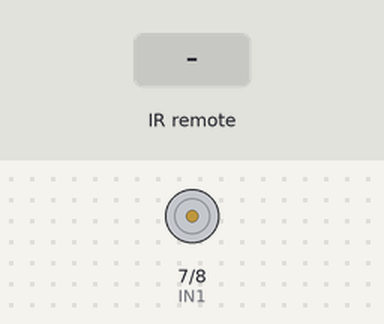
Recording of a sketch running on a simulated Arduino Uno, built with avr-gcc and run on an emulated ATmega328P. Shown: motor-driver pin pairs drawn as motors (green arrow = first pin HIGH = forward, orange = second pin HIGH = backward, longer = more drive, scaled by the enable pin). The inputs (shaded band) are chosen by the test bench.

Above: at 1.2 s.
1.3 s: infrared code 0xF609FF00 received
At 2.0 s:
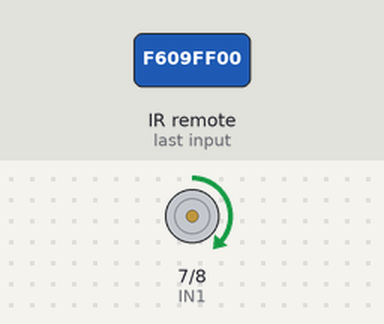
2.8 s: infrared code 0xE619FF00 received
At 3.1 s:
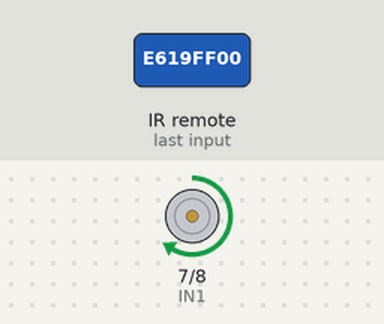
4.3 s: infrared code 0xEA15FF00 received
At 5.4 s:
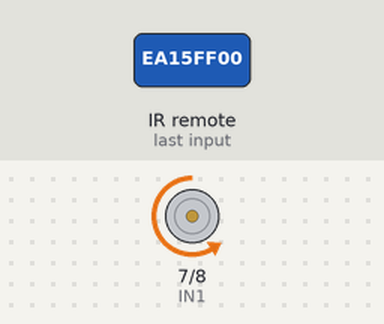
5.8 s: infrared code 0xF906FF00 received
At 6.6 s:
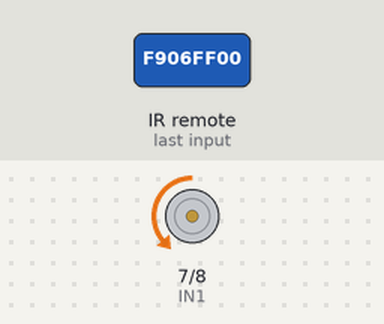
7.3 s: infrared code 0xF609FF00 received
At 7.7 s:
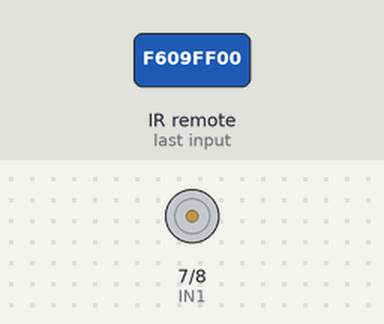
Timing chart, 0 to 9.8 s (numbered marks = the images above; inputs shaded):
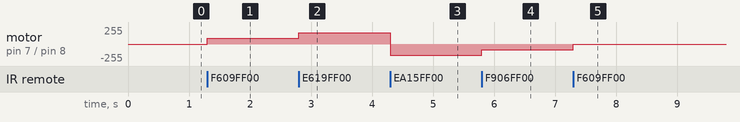

Measured:
- after the input at 1.3 s, motor on pin 7 (IN1) / pin 8 (IN2): stopped → forward 85/255 at once
- after the input at 2.8 s, motor on pin 7 (IN1) / pin 8 (IN2): forward 85/255 → forward 170/255 at once
- after the input at 4.3 s, motor on pin 7 (IN1) / pin 8 (IN2): forward 170/255 → backward 170/255 at once
- after the input at 5.8 s, motor on pin 7 (IN1) / pin 8 (IN2): backward 170/255 → backward 85/255 at once
- after the input at 7.3 s, motor on pin 7 (IN1) / pin 8 (IN2): backward 85/255 → stopped at once

The sketch:

ir_remote_dc_motor_speed_controller.ino
```cpp
#include <IRremote.hpp>

#define IR_PIN 11

#define ENA 5
#define IN1 7
#define IN2 8

#define IR_UP      0xE619FF00
#define IR_DOWN    0xF906FF00
#define IR_POWER   0xF609FF00
#define IR_REVERSE 0xEA15FF00

bool motorState = false;
bool direction = true;   // true=Forward, false=Reverse

int speedLevel = 1;      // 1=Slow, 2=Medium, 3=Fast

void setup()
{
  pinMode(ENA, OUTPUT);
  pinMode(IN1, OUTPUT);
  pinMode(IN2, OUTPUT);

  IrReceiver.begin(IR_PIN, ENABLE_LED_FEEDBACK);

  updateMotor();
}

void loop()
{
  if (IrReceiver.decode())
  {
    uint32_t code = IrReceiver.decodedIRData.decodedRawData;

    switch (code)
    {
      case IR_POWER:
        motorState = !motorState;
        break;

      case IR_UP:
        if (speedLevel < 3)
          speedLevel++;
        break;

      case IR_DOWN:
        if (speedLevel > 1)
          speedLevel--;
        break;

      case IR_REVERSE:
        direction = !direction;
        break;
    }

    updateMotor();

    IrReceiver.resume();
  }
}

void updateMotor()
{
  if (direction)
  {
    digitalWrite(IN1, HIGH);
    digitalWrite(IN2, LOW);
  }
  else
  {
    digitalWrite(IN1, LOW);
    digitalWrite(IN2, HIGH);
  }

  int pwmValue = 0;

  switch (speedLevel)
  {
    case 1:
      pwmValue = 85;   // Slow
      break;

    case 2:
      pwmValue = 170;  // Medium
      break;

    case 3:
      pwmValue = 255;  // Fast
      break;
  }

  if (!motorState)
    pwmValue = 0;

  analogWrite(ENA, pwmValue);
}
```
